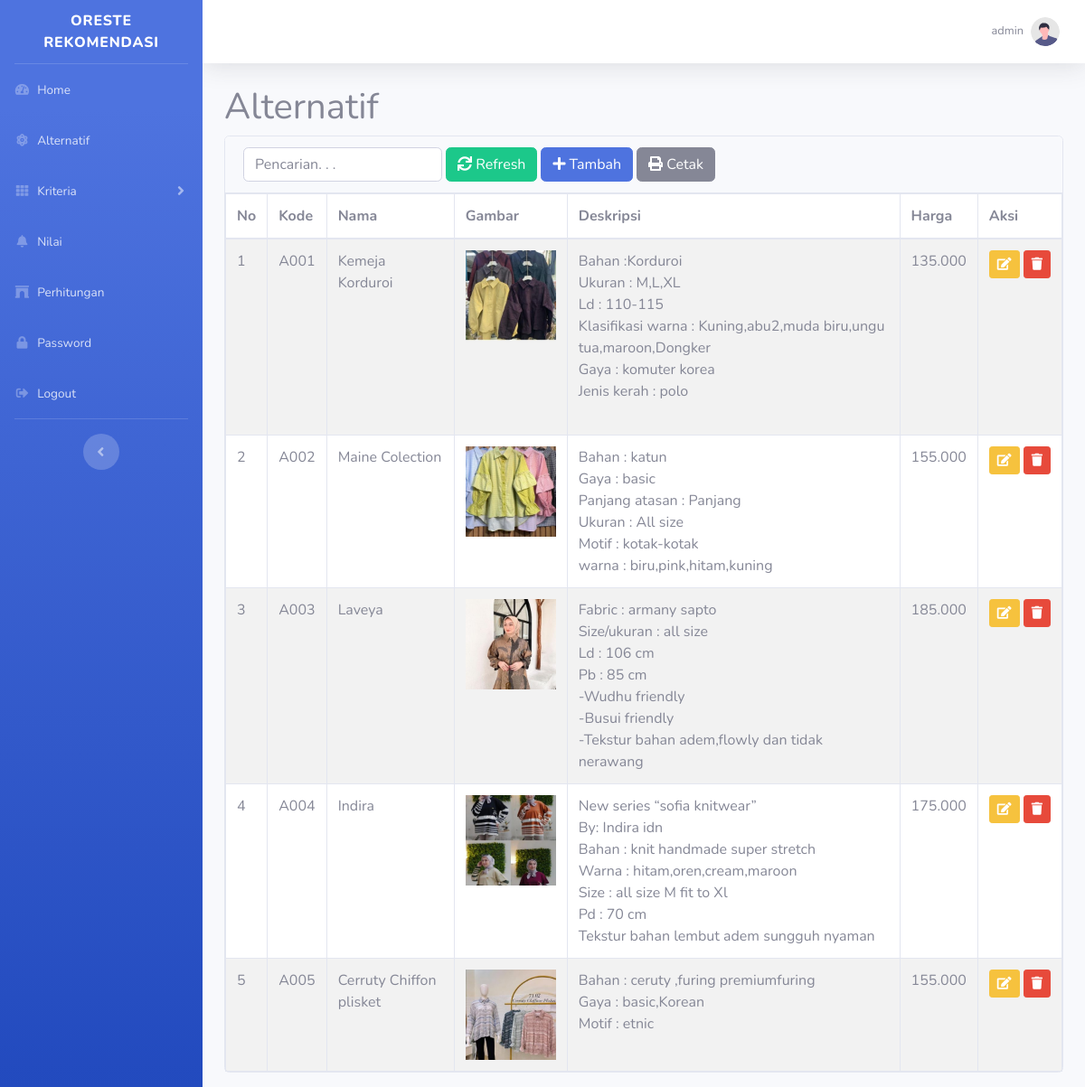
/index.php?m=alternatif (signed in), run on the app's committed database.
### tables this page shows
CREATE TABLE `tb_alternatif` (
  `kode_alternatif` varchar(16) NOT NULL,
  `nama_alternatif` varchar(255) DEFAULT NULL,
  `gambar` varchar(255) DEFAULT NULL,
  `deskripsi` mediumtext DEFAULT NULL,
  `harga` int(11) DEFAULT NULL,
  `total` double DEFAULT NULL,
  `rank` int(11) DEFAULT NULL,
  `klasifikasi` varchar(255) DEFAULT NULL,
  PRIMARY KEY (`kode_alternatif`)
);

### config.php (called while the page is built)
<?php
$config["server"] = 'localhost';
$config["username"] = 'root';
$config["password"] = '';
$config["database_name"] = 'oreste_rekomendasi';

### includes/db.php (called while the page is built, shortened)
<?php
class DB
{
    var $conn = null;
    public function __construct($host, $username, $passwd, $dbname)
    {
        $this->conn = mysqli_connect($host, $username, $passwd, $dbname);
    }
    public function query($sql)
    {
        $query = mysqli_query($this->conn, $sql) or die('<pre>Error mysqli_query: ' . mysqli_error($this->conn) . '<br />' . $sql . '</pre>');
        return $query;
    }
    public function get_results($sql)
    {
        $query = $this->query($sql);
        $arr = array();
        while ($row = mysqli_fetch_object($query)) {
            $arr[] = $row;
        }
        return $arr;
    }
}

### alternatif.php (the view, shortened to what this page needs)
<div class="page-header">
    <h1>Alternatif</h1>
</div>
<div class="card mb-3">
    <div class="card-header">
        <form class="form-inline">
            <div class="mr-1">
                <input class="form-control" type="text" placeholder="Pencarian. . ." name="q" value="<?= _get('q') ?>" />
            </div>
            <div class="mr-1">
                <button class="btn btn-success"><span class="fa fa-sync"></span> Refresh</button>
            </div>
            <div class="mr-1">
                <a class="btn btn-primary" href="?m=alternatif_tambah"><span class="fa fa-plus"></span> Tambah</a>
            </div>
            <div class="mr-1">
                <a class="btn btn-secondary" href="cetak.php?m=alternatif&q=<?= _get('q') ?>" target="_blank"><span class="fa fa-print"></span> Cetak</a>
            </div>
        </form>
    </div>
    <div class="table-responsive">
        <table class="table table-bordered table-hover table-striped m-0">
            <thead>
                <tr>
                    <th>No</th>
                    <th>Kode</th>
                    <th>Nama</th>
                    <th>Gambar</th>
                    <th>Deskripsi</th>
                    <th>Harga</th>
                    <th>Aksi</th>
                </tr>
            </thead>
            <?php
            $q = esc_field(_get('q'));
            $rows = $db->get_results("SELECT * FROM tb_alternatif WHERE kode_alternatif LIKE '%$q%' OR nama_alternatif LIKE '%$q%' ORDER BY kode_alternatif");
            $no = 0;
            foreach ($rows as $row) : ?>
                <tr>
                    <td><?= ++$no ?></td>
                    <td><?= $row->kode_alternatif ?></td>
                    <td><?= $row->nama_alternatif ?></td>
                    <td><img class="thumbnail" src="<?= get_image_url($row->gambar, 'alternatif/small_') ?>" height="100" /></td>
                    <td><?= enter2br($row->deskripsi) ?></td>
                    <td><?= angka($row->harga) ?></td>
                    <td class="text-nowrap">
                        <a class="btn btn-sm btn-warning" href="?m=alternatif_ubah&ID=<?= $row->kode_alternatif ?>"><span class="fa fa-edit"></span></a>
                        <a class="btn btn-sm btn-danger" href="aksi.php?act=alternatif_hapus&ID=<?= $row->kode_alternatif ?>" onclick="return confirm('Hapus data?')"><span class="fa fa-trash"></span></a>
                    </td>
                </tr>
            <?php endforeach ?>
        </table>
    </div>
</div>

### index.php (shortened to what this page needs)
<?php
include 'functions.php';
?>
<!DOCTYPE html>
<html lang="en">
<head>
    <link href="assets/vendor/fontawesome-free/css/all.min.css" rel="stylesheet" type="text/css">
    <link href="assets/css/sb-admin-2.min.css" rel="stylesheet">
    <link href="assets/vendor/select2/css/select2.min.css" rel="stylesheet">
    <link href="assets/vendor/select2-bootstrap4-theme/select2-bootstrap4.min.css" rel="stylesheet">
</head>
<body id="page-top">
    <div id="wrapper">
        <ul class="navbar-nav bg-gradient-primary sidebar sidebar-dark accordion" id="accordionSidebar">
            <a class="sidebar-brand d-flex align-items-center justify-content-center" href="?">
                <div class="sidebar-brand-text mx-3">ORESTE Rekomendasi</div>
            </a>
            <hr class="sidebar-divider my-0">
            <li class="nav-item">
                <a class="nav-link" href="?m=home">
                    <i class="fas fa-fw fa-tachometer-alt"></i>
                    <span>Home</span></a>
            </li>
            <?php if (_session('login')): ?>
                <li class="nav-item">
                    <a class="nav-link" href="?m=alternatif">
                        <i class="fas fa-fw fa-atom"></i>
                        <span>Alternatif</span></a>
                </li>
                <li class="nav-item">
                    <a class="nav-link collapsed" href="#menu2" data-toggle="collapse">
                        <i class="fas fa-fw fa-th"></i>
                        <span>Kriteria</span>
                    </a>
                </li>
                <li class="nav-item">
                    <a class="nav-link" href="?m=rel_alternatif">
                        <i class="fas fa-fw fa-bell"></i>
                        <span>Nilai</span></a>
                </li>
                <li class="nav-item">
                    <a class="nav-link" href="?m=hitung">
                        <i class="fas fa-fw fa-archway"></i>
                        <span>Perhitungan</span></a>
                </li>
                <li class="nav-item">
                    <a class="nav-link" href="?m=password">
                        <i class="fas fa-fw fa-lock"></i>
                        <span>Password</span></a>
                </li>
                <li class="nav-item">
                    <a class="nav-link" href="aksi.php?act=logout">
                        <i class="fas fa-fw fa-sign-out-alt"></i>
                        <span>Logout</span></a>
                </li>
            <?php endif?>
            <hr class="sidebar-divider d-none d-md-block">
            <div class="text-center d-none d-md-inline">
                <button class="rounded-circle border-0" id="sidebarToggle"></button>
            </div>
        </ul>
        <div id="content-wrapper" class="d-flex flex-column">
            <div id="content">
                <nav class="navbar navbar-expand navbar-light bg-white topbar mb-4 static-top shadow">
                    <ul class="navbar-nav ml-auto">
                        <?php if (_session('login')): ?>
                            <li class="nav-item dropdown no-arrow">
                                <a class="nav-link dropdown-toggle" href="#" id="userDropdown" role="button" data-toggle="dropdown" aria-haspopup="true" aria-expanded="false">
                                    <span class="mr-2 d-none d-lg-inline text-gray-600 small"><?=_session('login')?></span>
                                    <img class="img-profile rounded-circle" src="assets/img/undraw_profile.svg">
                                </a>
                            </li>
                        <?php endif?>
                    </ul>
                </nav>
                <div class="container-fluid">
                    <?php
if (file_exists($mod . '.php')) {
    include $mod . '.php';
} else {
    include 'home.php';
}
?>
                </div>
            </div>
        </div>
    </div>
</body>
</html>

### functions.php (shortened to what this page needs)
<?php
include 'config.php';
include 'includes/db.php';
$db = new DB($config['server'], $config['username'], $config['password'], $config['database_name']);
function _get($key, $val = null)
{
    if (isset($_GET[$key]))
        return $_GET[$key];
    else
        return $val;
}
function _session($key, $val = null)
{
    if (isset($_SESSION[$key]))
        return $_SESSION[$key];
    else
        return $val;
}
$mod = _get('m');
function get_image_url($filename, $pref_f = "", $pref_d = "")
{
    $location = "assets/img/{$pref_f}{$filename}";
    $file = ABSPATH . $location;
    if (is_file($file))
        return $pref_d . $location;
    else
        return $pref_d . "assets/img/no_image.png";
}
function esc_field($str)
{
    return addslashes($str);
}
function enter2br($str)
{
    return str_replace("\n", '<br />', $str);
}
function angka($numb)
{
    return number_format($numb, 0, ',', '.');
}

### data on the page
tb_alternatif: kode_alternatif "A001", nama_alternatif "Kemeja Korduroi", gambar (picture), deskripsi "Bahan :Korduroi Ukuran : M,L,XL Ld : 110-115 Klasifikasi warna : Kuning,abu2,muda biru,ungu tua,maroon,Dongker Gaya : komuter korea Jenis kerah : polo", harga "135.000"
tb_alternatif: kode_alternatif "A002", nama_alternatif "Maine Colection", gambar (picture), deskripsi "Bahan : katun Gaya : basic Panjang atasan : Panjang Ukuran : All size Motif : kotak-kotak warna : biru,pink,hitam,kuning", harga "155.000"
tb_alternatif: kode_alternatif "A003", nama_alternatif "Laveya", gambar (picture), deskripsi "Fabric : armany sapto Size/ukuran : all size Ld : 106 cm Pb : 85 cm -Wudhu friendly -Busui friendly -Tekstur bahan adem,flowly dan tidak nerawang", harga "185.000"
tb_alternatif: kode_alternatif "A004", nama_alternatif "Indira", gambar (picture), deskripsi "New series “sofia knitwear” By: Indira idn Bahan : knit handmade super stretch Warna : hitam,oren,cream,maroon Size : all size M fit to Xl Pd : 70 cm Tekstur bahan lembut adem sungguh nyaman", harga "175.000"
tb_alternatif: kode_alternatif "A005", nama_alternatif "Cerruty Chiffon plisket", gambar (picture), deskripsi "Bahan : ceruty ,furing premiumfuring Gaya : basic,Korean Motif : etnic", harga "155.000"

### other printed values
_session('login') "admin"
